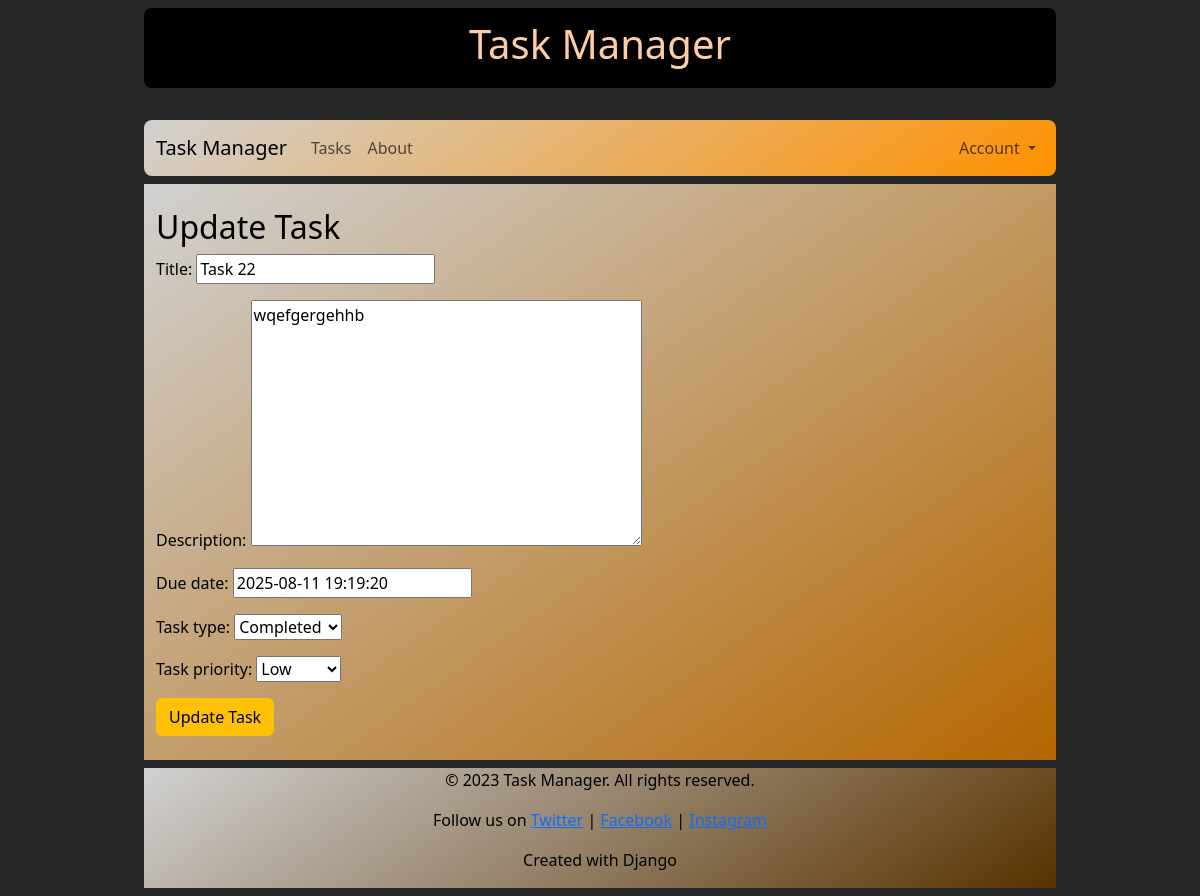
Screenshot of /task/update/3 (signed in) with the database file from the repository.
### task_controller_app/models.py (models this page shows, shortened)
class Task(models.Model):
    TYPE_CHOICES = [
        (1, "To Do"),
        (2, "In Progress"),
        (3, "Completed"),
        (4, "On Hold"),
        (5, "Cancelled")
    ]
    PRIORITY_CHOICES = [
        (1, "Low"),
        (2, "Medium"),
        (3, "High")
    ]
    title = models.CharField(max_length=32)
    description = models.TextField(blank=True, null=True)
    created_at = models.DateTimeField(auto_now_add=True)
    updated_at = models.DateTimeField(auto_now=True)
    created_by = models.ForeignKey(User, on_delete=models.CASCADE, related_name='tasks_created')
    due_date = models.DateTimeField(default=datetime.now, blank=True, null=True)
    task_type = models.IntegerField(choices=TYPE_CHOICES, default=1)
    task_priority = models.IntegerField(choices=PRIORITY_CHOICES, default=2)
    class Meta:
        verbose_name = "Task"
        verbose_name_plural = "Tasks"
        ordering = ['-created_at']

### task_controller_app/views.py (the view)
# urls.py: path('task/update/<int:pk>', TaskUpdateView.as_view(), name='task_update'),
class TaskUpdateView(CheckIsOwnerMixin, LoginRequiredMixin, UpdateView):
    model = Task
    template_name = 'task_controller_app/task_update_form.html'
    form_class = TaskUpdateForm
    success_url = '/'
    login_url = 'login'

### task_controller_app/forms.py
class TaskUpdateForm(ModelForm):
    class Meta:
        model = Task
        fields = [
            'title',
            'description',
            'due_date',
            'task_type',
            'task_priority',
        ]

### task_controller_app/mixins.py (called while the page is built)
    def get_queryset(self):
        queryset = super().get_queryset()
        return queryset.filter(created_by=self.request.user)

### task_controller_app/templates/task_controller_app/task_update_form.html (shortened to what this page needs)
{% extends 'base.html' %}
{% block content %}
    <main class="container-fluid">
        <h2>Update Task</h2>
        <form method="post">
            {{ form.as_p }}
            <button type="submit" class="btn btn-warning">Update Task</button>
        </form>
    </main>
{% endblock %}

### static/styles/base.css (style rules this page uses)
body { display: flex; flex-direction: column; min-height: 100vh; padding-left: 12%; padding-right: 12%; background: rgb(39, 39, 39); color : #000000; }
main { padding: 24px; flex: 1; background: linear-gradient(145deg, #d1d1d1, #b46600); }

### rows the page displays
Task: title "Task 22", description "wqefgergehhb", due_date "2025-08-11 19:19:20", task_type "Completed", task_priority "Low"
